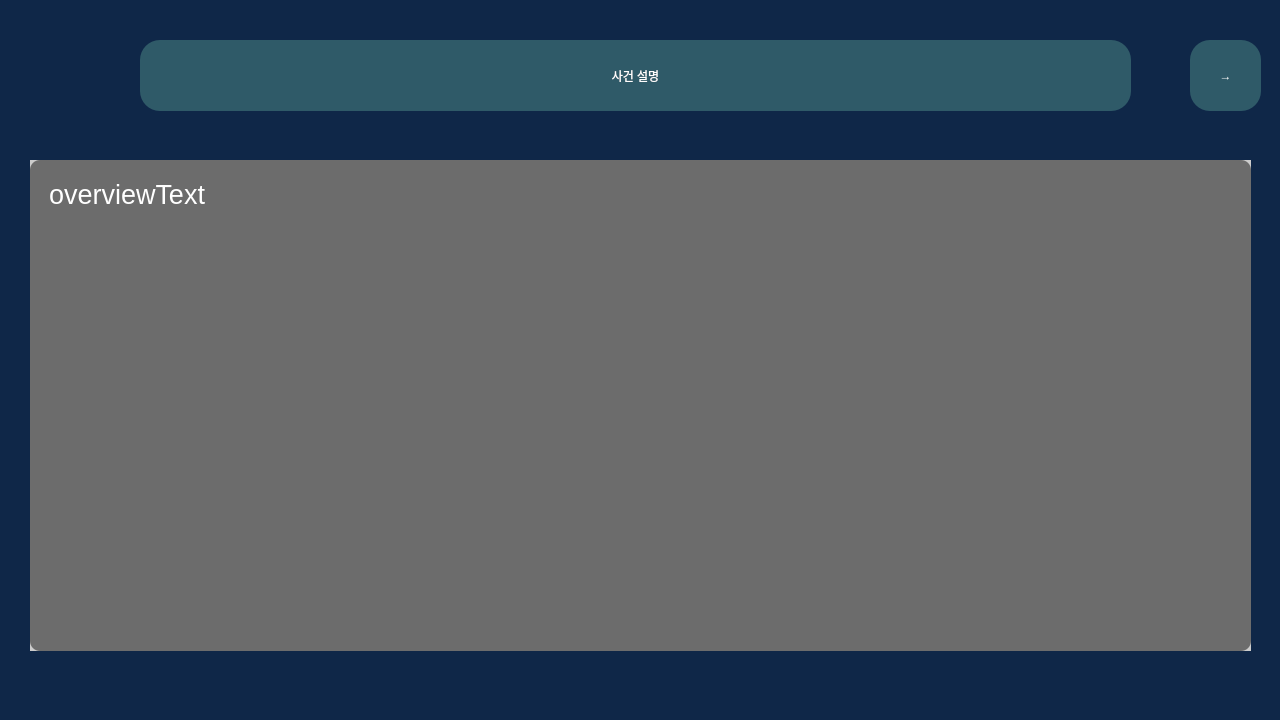
<?xml version="1.0" encoding="UTF-8"?>
<ui version="4.0">
 <class>generateWindow</class>
 <widget class="QDialog" name="generateWindow">
  <property name="geometry">
   <rect>
    <x>0</x>
    <y>0</y>
    <width>1280</width>
    <height>720</height>
   </rect>
  </property>
  <property name="sizePolicy">
   <sizepolicy hsizetype="Fixed" vsizetype="Fixed">
    <horstretch>0</horstretch>
    <verstretch>0</verstretch>
   </sizepolicy>
  </property>
  <property name="windowTitle">
   <string>LogiCourt_AI</string>
  </property>
  <property name="styleSheet">
   <string notr="true">QDialog{
	background-color: rgb(15, 39, 72);
}</string>
  </property>
  <widget class="QPushButton" name="caseGenerateLabel">
   <property name="geometry">
    <rect>
     <x>140</x>
     <y>40</y>
     <width>991</width>
     <height>71</height>
    </rect>
   </property>
   <property name="styleSheet">
    <string notr="true">QPushButton{
	background-color: rgb(47, 90, 104);
	color: rgb(255, 254, 254);
	border-radius: 20px;
	font: 24pt &quot;나눔고딕 ExtraBold&quot;;
}</string>
   </property>
   <property name="text">
    <string>사건 설명</string>
   </property>
   <property name="checkable">
    <bool>false</bool>
   </property>
   <property name="checked">
    <bool>false</bool>
   </property>
  </widget>
  <widget class="QLabel" name="profileImage">
   <property name="geometry">
    <rect>
     <x>370</x>
     <y>150</y>
     <width>521</width>
     <height>511</height>
    </rect>
   </property>
   <property name="autoFillBackground">
    <bool>false</bool>
   </property>
   <property name="styleSheet">
    <string notr="true">QLabel{
	/* 스타일시트는 스케일 설정 불가능. pixMap으로 설정해야 함 */
	/* image:url(:/images/imageNotFound.png); */
	color: rgb(255, 255, 255);
	font: 20pt &quot;나눔고딕&quot;;
}
</string>
   </property>
   <property name="text">
    <string/>
   </property>
   <property name="pixmap">
    <pixmap resource="assets/resource.qrc">:/assets/profile/judge.png</pixmap>
   </property>
   <property name="scaledContents">
    <bool>true</bool>
   </property>
   <property name="alignment">
    <set>Qt::AlignCenter</set>
   </property>
  </widget>
  <widget class="QTextBrowser" name="overviewText">
   <property name="enabled">
    <bool>true</bool>
   </property>
   <property name="geometry">
    <rect>
     <x>30</x>
     <y>160</y>
     <width>1221</width>
     <height>491</height>
    </rect>
   </property>
   <property name="styleSheet">
    <string notr="true">QTextBrowser {
    border: none;
	background-color: rgba(0, 0, 0, 120);
	color: rgb(255, 255, 255);
	font: 14pt &quot;나눔고딕&quot;;
	border-radius: 10px;
	padding: 15px;
}</string>
   </property>
   <property name="frameShape">
    <enum>QFrame::Box</enum>
   </property>
   <property name="lineWidth">
    <number>0</number>
   </property>
   <property name="verticalScrollBarPolicy">
    <enum>Qt::ScrollBarAlwaysOff</enum>
   </property>
   <property name="horizontalScrollBarPolicy">
    <enum>Qt::ScrollBarAlwaysOff</enum>
   </property>
   <property name="html">
    <string>&lt;!DOCTYPE HTML PUBLIC &quot;-//W3C//DTD HTML 4.0//EN&quot; &quot;http://www.w3.org/TR/REC-html40/strict.dtd&quot;&gt;
&lt;html&gt;&lt;head&gt;&lt;meta name=&quot;qrichtext&quot; content=&quot;1&quot; /&gt;&lt;style type=&quot;text/css&quot;&gt;
p, li { white-space: pre-wrap; }
&lt;/style&gt;&lt;/head&gt;&lt;body style=&quot; font-family:'나눔고딕'; font-size:14pt; font-weight:400; font-style:normal;&quot;&gt;
&lt;p style=&quot; margin-top:13px; margin-bottom:13px; margin-left:0px; margin-right:0px; -qt-block-indent:0; text-indent:0px;&quot;&gt;&lt;span style=&quot; font-size:20pt;&quot;&gt;overviewText&lt;/span&gt;&lt;/p&gt;&lt;/body&gt;&lt;/html&gt;</string>
   </property>
   <property name="overwriteMode">
    <bool>false</bool>
   </property>
   <property name="textInteractionFlags">
    <set>Qt::NoTextInteraction</set>
   </property>
   <property name="placeholderText">
    <string/>
   </property>
   <property name="markdown" stdset="0">
    <string>overviewText

</string>
   </property>
  </widget>
  <widget class="QPushButton" name="backButton">
   <property name="geometry">
    <rect>
     <x>1190</x>
     <y>40</y>
     <width>71</width>
     <height>71</height>
    </rect>
   </property>
   <property name="styleSheet">
    <string notr="true">QPushButton{
	background-color: rgb(47, 90, 104);
	color: rgb(255, 254, 254);
	border-radius: 20px;
	font: 24pt &quot;나눔고딕 ExtraBold&quot;;
}

QPushButton:hover{
	background-color: rgb(67, 129, 148);
	border-radius: 20px;
	font: 28pt &quot;나눔고딕 ExtraBold&quot;;
}
QPushButton:pressed{
	background-color: rgb(0, 123, 255);
	border-radius: 20px;
	font: 28pt &quot;나눔고딕 ExtraBold&quot;;
}</string>
   </property>
   <property name="text">
    <string>→</string>
   </property>
  </widget>
  <widget class="QLabel" name="backgroundImage">
   <property name="geometry">
    <rect>
     <x>30</x>
     <y>160</y>
     <width>1221</width>
     <height>491</height>
    </rect>
   </property>
   <property name="autoFillBackground">
    <bool>false</bool>
   </property>
   <property name="styleSheet">
    <string notr="true">QLabel{
	image: url(:/images/background2.png);
	color: rgb(255, 255, 255);
	background-color: rgb(204, 204, 204);
}
</string>
   </property>
   <property name="text">
    <string/>
   </property>
   <property name="pixmap">
    <pixmap resource="assets/resource.qrc">:/images/background2.png</pixmap>
   </property>
   <property name="scaledContents">
    <bool>true</bool>
   </property>
  </widget>
  <zorder>backgroundImage</zorder>
  <zorder>profileImage</zorder>
  <zorder>caseGenerateLabel</zorder>
  <zorder>backButton</zorder>
  <zorder>overviewText</zorder>
 </widget>
 <resources>
  <include location="assets/resource.qrc"/>
 </resources>
 <connections/>
</ui>
